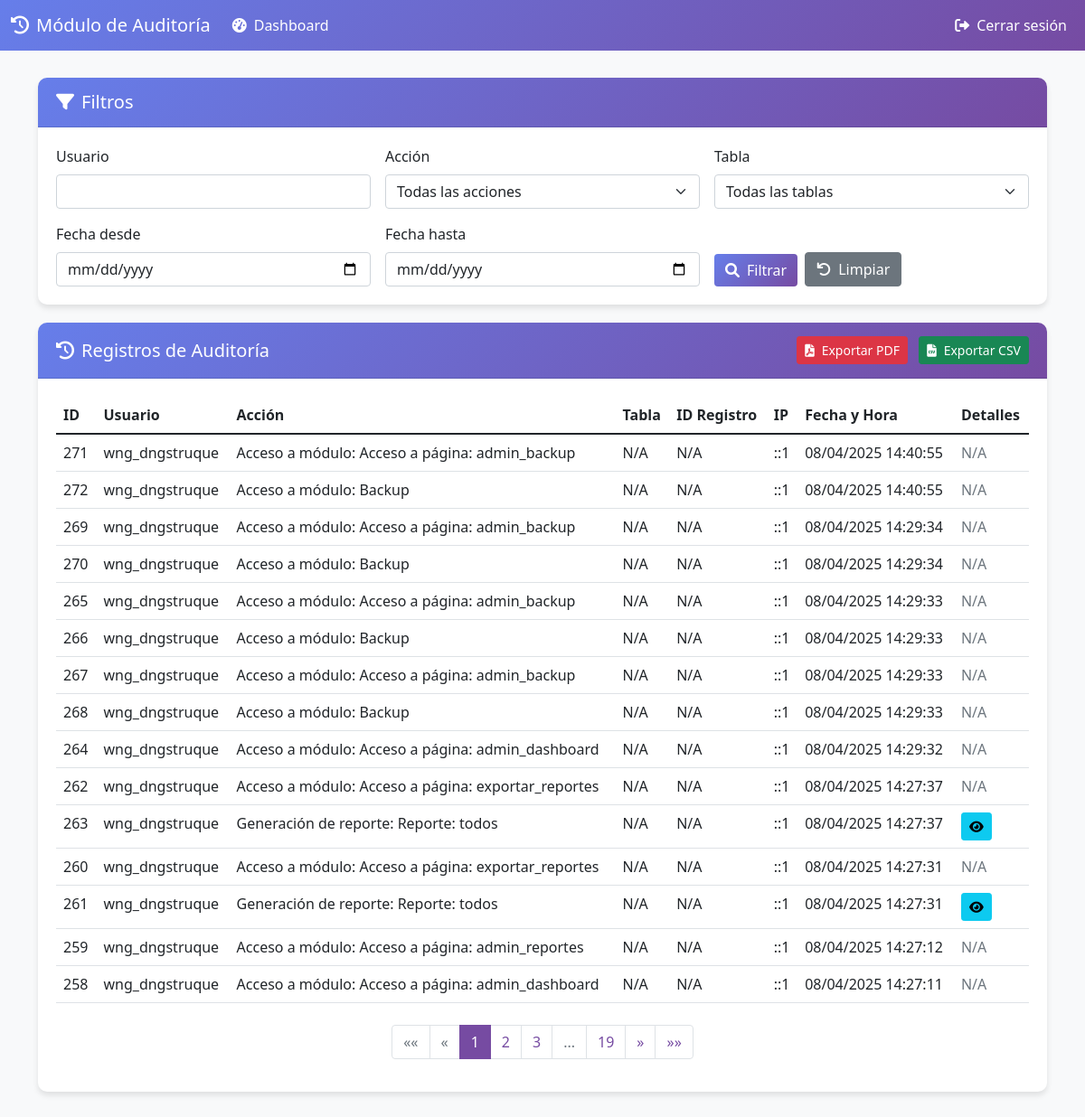
/admin_auditoria.php (signed in), run on an earlier commit of the app's database.
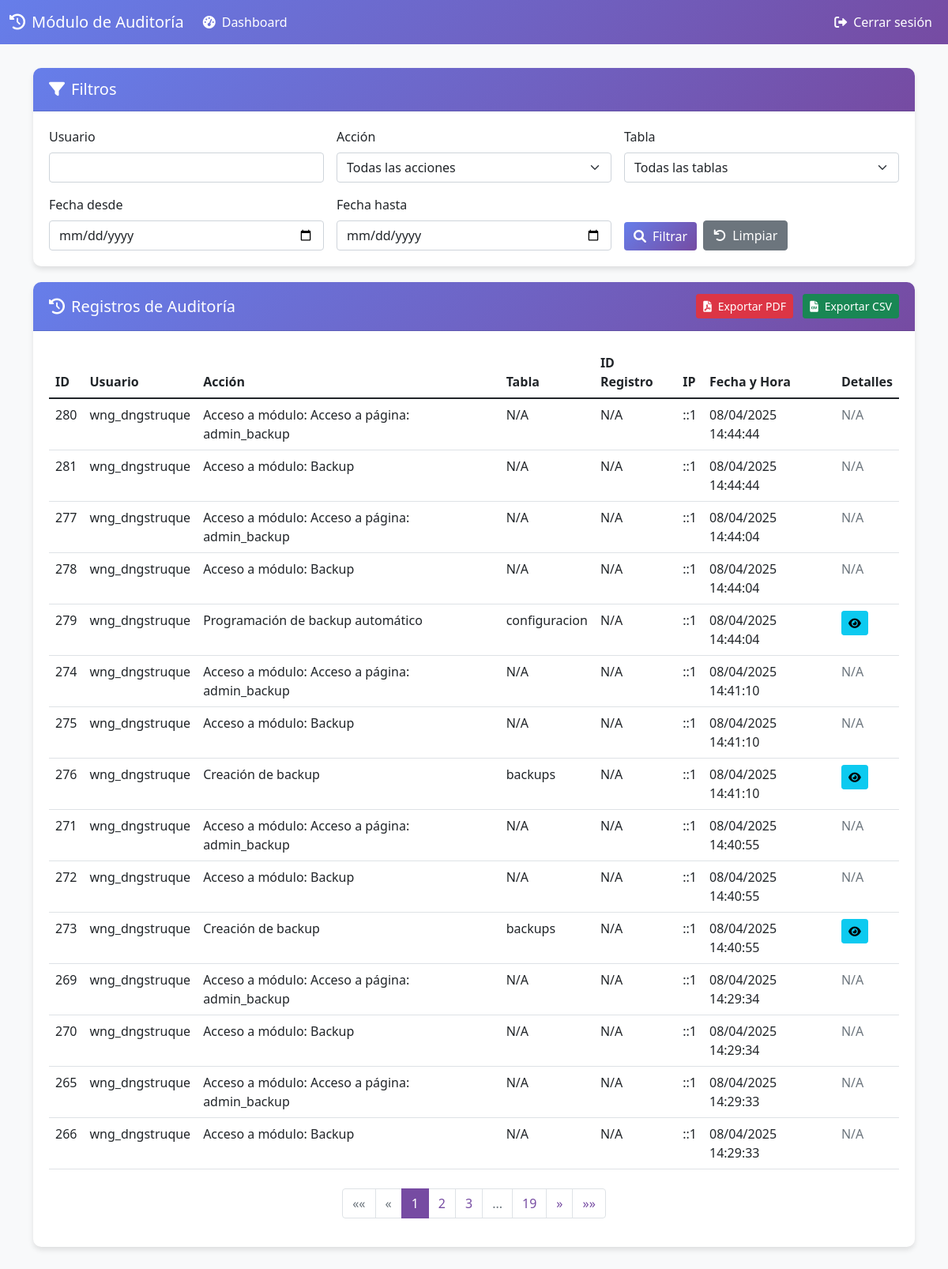
And on a later commit of the database.
### tables this page shows
CREATE TABLE `auditoria` (
  `id_auditoria` int(11) NOT NULL AUTO_INCREMENT,
  `id_usuario` int(11) NOT NULL,
  `accion` varchar(255) NOT NULL,
  `tabla` varchar(100) DEFAULT NULL,
  `id_registro` int(11) DEFAULT NULL,
  `detalles` text DEFAULT NULL,
  `ip_usuario` varchar(45) NOT NULL,
  `fecha_hora` datetime NOT NULL DEFAULT current_timestamp(),
  PRIMARY KEY (`id_auditoria`),
  KEY `id_usuario` (`id_usuario`),
  CONSTRAINT `auditoria_ibfk_1` FOREIGN KEY (`id_usuario`) REFERENCES `usuarios` (`id_usuario`)
);

CREATE TABLE `usuarios` (
  `id_usuario` int(11) NOT NULL AUTO_INCREMENT,
  `username` varchar(50) NOT NULL,
  `password` varchar(255) NOT NULL,
  `email` varchar(100) NOT NULL,
  `created_at` timestamp NOT NULL DEFAULT current_timestamp(),
  `nombre` varchar(100) DEFAULT NULL,
  `apellido` varchar(100) DEFAULT NULL,
  `telefono` varchar(20) DEFAULT NULL,
  `area` varchar(100) DEFAULT NULL,
  `rol` enum('usuario','administrador') DEFAULT 'usuario',
  `tamanio_texto` enum('pequeno','normal','grande') DEFAULT 'normal',
  `tema` enum('claro','oscuro') DEFAULT 'claro',
  `idioma` char(2) DEFAULT 'es',
  PRIMARY KEY (`id_usuario`),
  UNIQUE KEY `username` (`username`),
  UNIQUE KEY `email` (`email`)
);

### admin_auditoria.php (the view, shortened to what the changed rows need)
<?php
require_once "includes/config.php";
$registros_por_pagina = 15;
$pagina_actual = isset($_GET['pagina']) ? (int) $_GET['pagina'] : 1;
$inicio = ($pagina_actual - 1) * $registros_por_pagina;
$filtro_usuario = isset($_GET['usuario']) ? $_GET['usuario'] : '';
$filtro_accion = isset($_GET['accion']) ? $_GET['accion'] : '';
$filtro_tabla = isset($_GET['tabla']) ? $_GET['tabla'] : '';
$filtro_fecha_desde = isset($_GET['fecha_desde']) ? $_GET['fecha_desde'] : '';
$filtro_fecha_hasta = isset($_GET['fecha_hasta']) ? $_GET['fecha_hasta'] : '';
$sql_where = "WHERE 1=1";
$params = [];
$types = "";
$sql_count = "SELECT COUNT(*) as total FROM auditoria a
              JOIN usuarios u ON a.id_usuario = u.id_usuario
              $sql_where";
$stmt_count = mysqli_prepare($link, $sql_count);
mysqli_stmt_execute($stmt_count);
$result_count = mysqli_stmt_get_result($stmt_count);
$row_count = mysqli_fetch_assoc($result_count);
$total_registros = $row_count['total'];
$total_paginas = ceil($total_registros / $registros_por_pagina);
$sql = "SELECT a.*, u.username
        FROM auditoria a
        JOIN usuarios u ON a.id_usuario = u.id_usuario
        $sql_where
        ORDER BY a.fecha_hora DESC
        LIMIT ?, ?";
$stmt = mysqli_prepare($link, $sql);
$params[] = $inicio;
$params[] = $registros_por_pagina;
$types .= "ii";
mysqli_stmt_bind_param($stmt, $types, ...$params);
mysqli_stmt_execute($stmt);
$result = mysqli_stmt_get_result($stmt);
?>
<!DOCTYPE html>
<html lang="es">
<head>
    <link href="https://cdn.jsdelivr.net/npm/bootstrap@5.1.3/dist/css/bootstrap.min.css" rel="stylesheet">
    <link rel="stylesheet" href="https://cdnjs.cloudflare.com/ajax/libs/font-awesome/6.0.0-beta3/css/all.min.css">
</head>
<body>
    <div class="container">
        <div class="card">
            <div class="card-body">
                <div class="table-responsive">
                    <table class="table table-hover">
                        <thead>
                            <tr>
                                <th>ID</th>
                                <th>Usuario</th>
                                <th>Acción</th>
                                <th>Tabla</th>
                                <th>ID Registro</th>
                                <th>IP</th>
                                <th>Fecha y Hora</th>
                                <th>Detalles</th>
                            </tr>
                        </thead>
                        <tbody>
                            <?php if (mysqli_num_rows($result) > 0): ?>
                                <?php while ($row = mysqli_fetch_assoc($result)): ?>
                                    <tr>
                                        <td><?php echo htmlspecialchars($row['id_auditoria']); ?></td>
                                        <td><?php echo htmlspecialchars($row['username']); ?></td>
                                        <td><?php echo htmlspecialchars($row['accion']); ?></td>
                                        <td><?php echo htmlspecialchars($row['tabla'] ?? 'N/A'); ?></td>
                                        <td><?php echo htmlspecialchars($row['id_registro'] ?? 'N/A'); ?></td>
                                        <td><?php echo htmlspecialchars($row['ip_usuario']); ?></td>
                                        <td><?php echo htmlspecialchars(date('d/m/Y H:i:s', strtotime($row['fecha_hora']))); ?>
                                        </td>
                                        <td>
                                            <?php if (!empty($row['detalles'])): ?>
                                                <button type="button" class="btn btn-sm btn-info" data-bs-toggle="modal"
                                                    data-bs-target="#detallesModal<?php echo $row['id_auditoria']; ?>">
                                                    <i class="fas fa-eye"></i>
                                                </button>
                                            <?php else: ?>
                                                <span class="text-muted">N/A</span>
                                            <?php endif; ?>
                                        </td>
                                    </tr>
                                <?php endwhile; ?>
                            <?php else: ?>
                                <tr>
                                    <td colspan="8" class="text-center">No hay registros de auditoría</td>
                                </tr>
                            <?php endif; ?>
                        </tbody>
                    </table>
                </div>
                <?php if ($total_paginas > 1): ?>
                    <div class="d-flex justify-content-center mt-4">
                        <nav aria-label="Navegación de páginas">
                            <ul class="pagination">
                                <?php
                                $rango = 2;
                                $inicio_rango = max(1, $pagina_actual - $rango);
                                $fin_rango = min($total_paginas, $pagina_actual + $rango);
                                for ($i = $inicio_rango; $i <= $fin_rango; $i++) {
                                    echo '<li class="page-item ' . (($i == $pagina_actual) ? 'active' : '') . '"><a class="page-link" href="' . htmlspecialchars($_SERVER["PHP_SELF"]) . '?pagina=' . $i . '&usuario=' . urlencode($filtro_usuario) . '&accion=' . urlencode($filtro_accion) . '&tabla=' . urlencode($filtro_tabla) . '&fecha_desde=' . urlencode($filtro_fecha_desde) . '&fecha_hasta=' . urlencode($filtro_fecha_hasta) . '">' . $i . '</a></li>';
                                }
                                ?>
                            </ul>
                        </nav>
                    </div>
                <?php endif; ?>
            </div>
        </div>
    </div>
</body>
</html>

What changed in the data, as far as the page shows it:
no longer on this page (row unchanged): auditoria: id_auditoria "267", id_usuario.username "wng_dngstruque", accion "Acceso a módulo: Acceso a página: admin_backup", tabla "N/A", id_registro "N/A", ip_usuario "::1", fecha_hora "08/04/2025 14:29:33"
no longer on this page (row unchanged): auditoria: id_auditoria "268", id_usuario.username "wng_dngstruque", accion "Acceso a módulo: Backup", tabla "N/A", id_registro "N/A", ip_usuario "::1", fecha_hora "08/04/2025 14:29:33"
no longer on this page (row unchanged): auditoria: id_auditoria "264", id_usuario.username "wng_dngstruque", accion "Acceso a módulo: Acceso a página: admin_dashboard", tabla "N/A", id_registro "N/A", ip_usuario "::1", fecha_hora "08/04/2025 14:29:32"
no longer on this page (row unchanged): auditoria: id_auditoria "262", id_usuario.username "wng_dngstruque", accion "Acceso a módulo: Acceso a página: exportar_reportes", tabla "N/A", id_registro "N/A", ip_usuario "::1", fecha_hora "08/04/2025 14:27:37"
no longer on this page (row unchanged): auditoria: id_auditoria "263", id_usuario.username "wng_dngstruque", accion "Generación de reporte: Reporte: todos", tabla "N/A", id_registro "N/A", ip_usuario "::1", fecha_hora "08/04/2025 14:27:37"
no longer on this page (row unchanged): auditoria: id_auditoria "260", id_usuario.username "wng_dngstruque", accion "Acceso a módulo: Acceso a página: exportar_reportes", tabla "N/A", id_registro "N/A", ip_usuario "::1", fecha_hora "08/04/2025 14:27:31"
no longer on this page (row unchanged): auditoria: id_auditoria "261", id_usuario.username "wng_dngstruque", accion "Generación de reporte: Reporte: todos", tabla "N/A", id_registro "N/A", ip_usuario "::1", fecha_hora "08/04/2025 14:27:31"
no longer on this page (row unchanged): auditoria: id_auditoria "259", id_usuario.username "wng_dngstruque", accion "Acceso a módulo: Acceso a página: admin_reportes", tabla "N/A", id_registro "N/A", ip_usuario "::1", fecha_hora "08/04/2025 14:27:12"
no longer on this page (row unchanged): auditoria: id_auditoria "258", id_usuario.username "wng_dngstruque", accion "Acceso a módulo: Acceso a página: admin_dashboard", tabla "N/A", id_registro "N/A", ip_usuario "::1", fecha_hora "08/04/2025 14:27:11"
added auditoria: id_auditoria "280", id_usuario.username "wng_dngstruque", accion "Acceso a módulo: Acceso a página: admin_backup", tabla "N/A", id_registro "N/A", ip_usuario "::1", fecha_hora "08/04/2025 14:44:44"
added auditoria: id_auditoria "281", id_usuario.username "wng_dngstruque", accion "Acceso a módulo: Backup", tabla "N/A", id_registro "N/A", ip_usuario "::1", fecha_hora "08/04/2025 14:44:44"
added auditoria: id_auditoria "277", id_usuario.username "wng_dngstruque", accion "Acceso a módulo: Acceso a página: admin_backup", tabla "N/A", id_registro "N/A", ip_usuario "::1", fecha_hora "08/04/2025 14:44:04"
added auditoria: id_auditoria "278", id_usuario.username "wng_dngstruque", accion "Acceso a módulo: Backup", tabla "N/A", id_registro "N/A", ip_usuario "::1", fecha_hora "08/04/2025 14:44:04"
added auditoria: id_auditoria "279", id_usuario.username "wng_dngstruque", accion "Programación de backup automático", tabla "configuracion", id_registro "N/A", ip_usuario "::1", fecha_hora "08/04/2025 14:44:04"
added auditoria: id_auditoria "274", id_usuario.username "wng_dngstruque", accion "Acceso a módulo: Acceso a página: admin_backup", tabla "N/A", id_registro "N/A", ip_usuario "::1", fecha_hora "08/04/2025 14:41:10"
added auditoria: id_auditoria "275", id_usuario.username "wng_dngstruque", accion "Acceso a módulo: Backup", tabla "N/A", id_registro "N/A", ip_usuario "::1", fecha_hora "08/04/2025 14:41:10"
added auditoria: id_auditoria "276", id_usuario.username "wng_dngstruque", accion "Creación de backup", tabla "backups", id_registro "N/A", ip_usuario "::1", fecha_hora "08/04/2025 14:41:10"
added auditoria: id_auditoria "273", id_usuario.username "wng_dngstruque", accion "Creación de backup", tabla "backups", id_registro "N/A", ip_usuario "::1", fecha_hora "08/04/2025 14:40:55"
